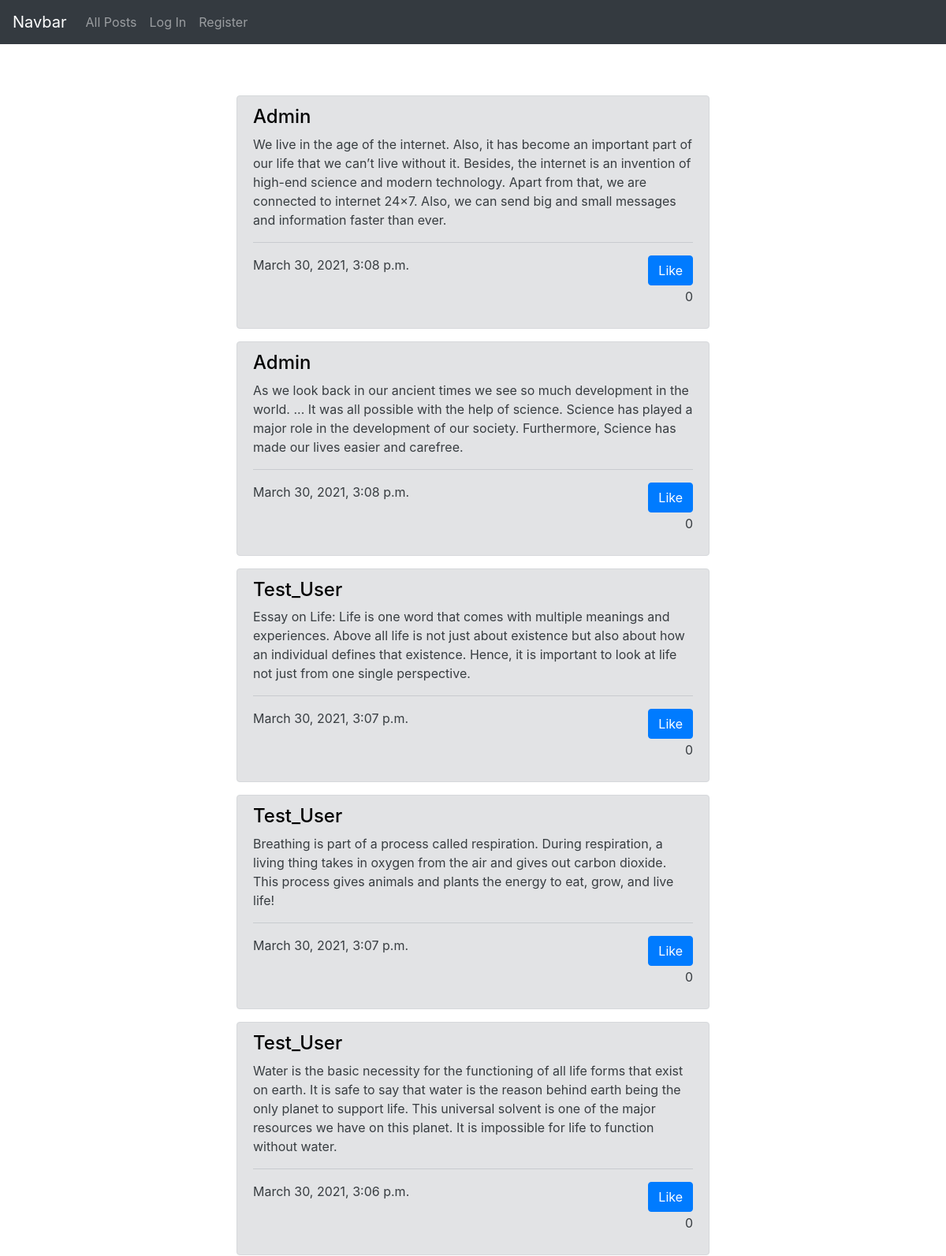
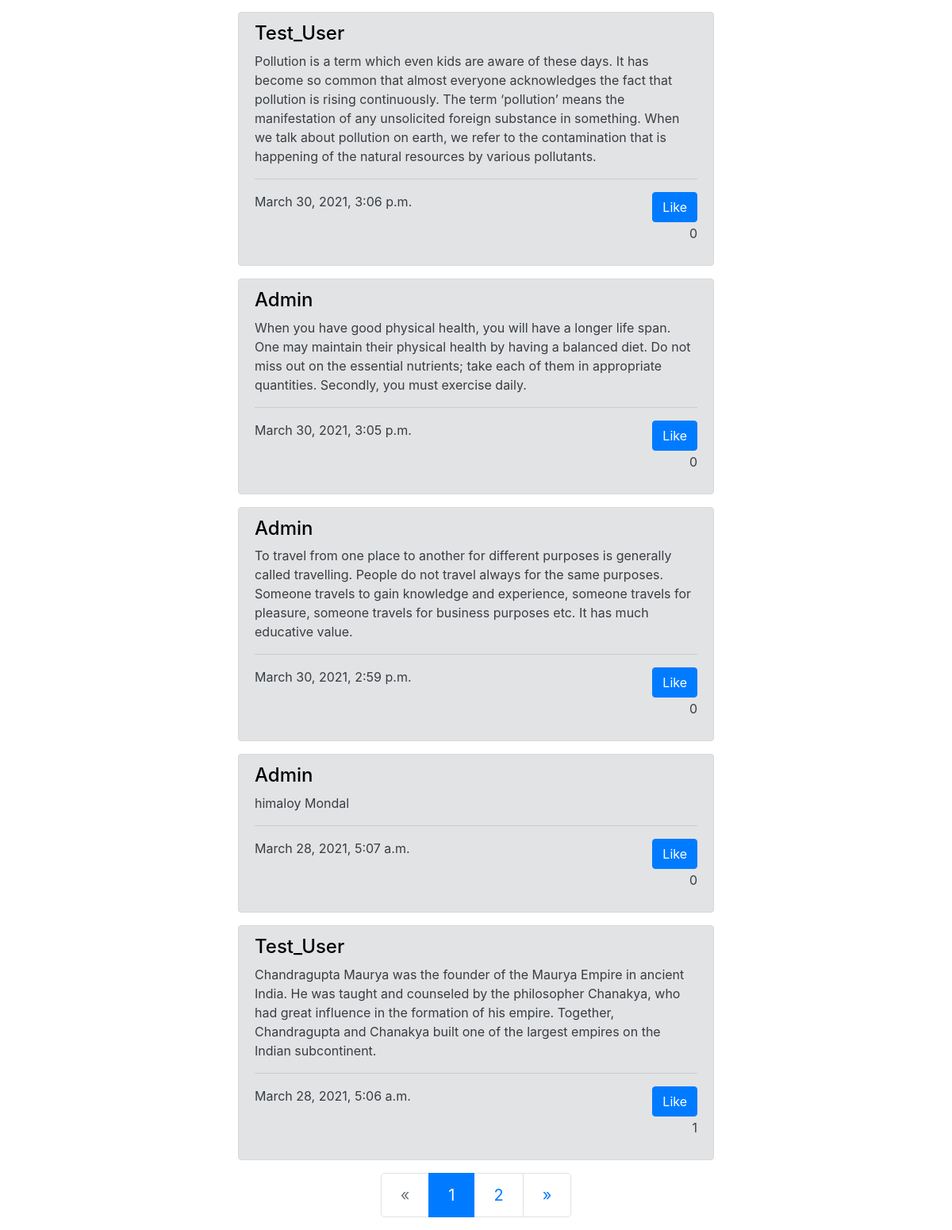
The page / on the database its author committed (2 pictures, top to bottom).
### network/models.py (models this page shows, shortened)
class Post(models.Model):
    body = models.TextField()
    datetime = models.DateTimeField(auto_now_add=True)
    user = models.ForeignKey(User, on_delete=models.CASCADE)
    like_num = models.IntegerField(default=0)
    like_users = models.ManyToManyField(User, related_name="like_users", blank=True)

class User(AbstractUser):
    liked_post = models.ManyToManyField('Post', blank=True, related_name="liked_posts")

### network/views.py (the view)
# urls.py: path("", views.index, name="index"),
def index(request):
    posts = Post.objects.all().order_by('-datetime')
    paginator = Paginator(posts, 10)
    page_number = request.GET.get('page')
    page_obj = paginator.get_page(page_number)
    return render(request, "network/index.html", {
        "posts": page_obj
    })

### network/templates/network/index.html (shortened to what this page needs)
{% extends "network/layout.html" %}
{% block body %}
{% for post in posts %}
<div class="alert alert-secondary" role="alert" id="alert">
    <h4 class="alert-heading"><a href="{% url 'profile' post.user.username %}">{{post.user.username}}</a></h4>
    <p>{{post.body}}</p>
    <hr>
    {% if request.user in post.like_users.all %}
    <p>{{post.datetime}}<button class="btn btn-danger float-right" data-id="{{post.id}}" data-current_username="{{request.user.username}}">UnLike</button>
    {% else %}
    <p>{{post.datetime}}<button class="btn btn-primary float-right" data-id="{{post.id}}" data-current_username="{{request.user.username}}">Like</button>
    {% endif %}
    <p style="text-align: right;" id="{{post.id}}">{{post.like_num}}</p>
    </p>
</div>
{% endfor %}
<nav aria-label="Page navigation example" id="pagination">
    <ul class="pagination justify-content-center pagination-lg">
        {% if posts.has_previous %}
        <li class="page-item">
            <a class="page-link" href="?page={{posts.previous_page_number}}" aria-label="Previous">
                <span aria-hidden="true">&laquo;</span>
            </a>
        </li>
        {% else %}
        <li class="page-item disabled">
            <a class="page-link" href="#" aria-label="Previous">
                <span aria-hidden="true">&laquo;</span>
            </a>
        </li>
        {% endif %}
        {% for number in posts.paginator.page_range %}
        {% if posts.number == number %}
        <li class="page-item active"><a class="page-link" href="">{{posts.number}}</a></li>
        {% else %}
        <li class="page-item"><a class="page-link" href="?page={{number}}">{{number}}</a></li>
        {% endif %}
        {% endfor %}
        {% if posts.has_next %}
        <li class="page-item">
            <a class="page-link" href="?page={{posts.next_page_number}}" aria-label="Next">
                <span aria-hidden="true">&raquo;</span>
            </a>
        </li>
        {% else %}
        <li class="page-item disabled">
            <a class="page-link" href="#" aria-label="Next">
                <span aria-hidden="true">&raquo;</span>
            </a>
        </li>
        {% endif %}
    </ul>
</nav>
{% endblock %}

### network/templates/network/index.html (style rules this page uses)
#alert { margin-left: 300px; margin-right: 300px; }
a { text-decoration: none !important; ; color: black; }

### rows shown on the page
Post: user.username "Admin", body "We live in the age of the internet. Also, it has become an important part of our life that we can’t live without it. Besides, the internet is an invention of high-end science and modern technology. Apart from that, we are connected to internet 24×7. Also, we can send big and small messages and information faster than ever.", datetime "March 30, 2021, 3:08 p.m.", like_num "0"
Post: user.username "Admin", body "As we look back in our ancient times we see so much development in the world. ... It was all possible with the help of science. Science has played a major role in the development of our society. Furthermore, Science has made our lives easier and carefree.", datetime "March 30, 2021, 3:08 p.m.", like_num "0"
Post: user.username "Test_User", body "Essay on Life: Life is one word that comes with multiple meanings and experiences. Above all life is not just about existence but also about how an individual defines that existence. Hence, it is important to look at life not just from one single perspective.", datetime "March 30, 2021, 3:07 p.m.", like_num "0"
Post: user.username "Test_User", body "Breathing is part of a process called respiration. During respiration, a living thing takes in oxygen from the air and gives out carbon dioxide. This process gives animals and plants the energy to eat, grow, and live life!", datetime "March 30, 2021, 3:07 p.m.", like_num "0"
Post: user.username "Test_User", body "Water is the basic necessity for the functioning of all life forms that exist on earth. It is safe to say that water is the reason behind earth being the only planet to support life. This universal solvent is one of the major resources we have on this planet. It is impossible for life to function without water.", datetime "March 30, 2021, 3:06 p.m.", like_num "0"
Post: user.username "Test_User", body "Pollution is a term which even kids are aware of these days. It has become so common that almost everyone acknowledges the fact that pollution is rising continuously. The term ‘pollution’ means the manifestation of any unsolicited foreign substance in something. When we talk about pollution on earth, we refer to the contamination that is happening of the natural resources by various pollutants.", datetime "March 30, 2021, 3:06 p.m.", like_num "0"
Post: user.username "Admin", body "When you have good physical health, you will have a longer life span. One may maintain their physical health by having a balanced diet. Do not miss out on the essential nutrients; take each of them in appropriate quantities. Secondly, you must exercise daily.", datetime "March 30, 2021, 3:05 p.m.", like_num "0"
Post: user.username "Admin", body "To travel from one place to another for different purposes is generally called travelling. People do not travel always for the same purposes. Someone travels to gain knowledge and experience, someone travels for pleasure, someone travels for business purposes etc. It has much educative value.", datetime "March 30, 2021, 2:59 p.m.", like_num "0"
Post: user.username "Admin", body "himaloy Mondal", datetime "March 28, 2021, 5:07 a.m.", like_num "0"
Post: user.username "Test_User", body "Chandragupta Maurya was the founder of the Maurya Empire in ancient India. He was taught and counseled by the philosopher Chanakya, who had great influence in the formation of his empire. Together, Chandragupta and Chanakya built one of the largest empires on the Indian subcontinent.", datetime "March 28, 2021, 5:06 a.m.", like_num "1"

### other values the page prints
{{ posts.number }} "1"
{{ number }} "2"
